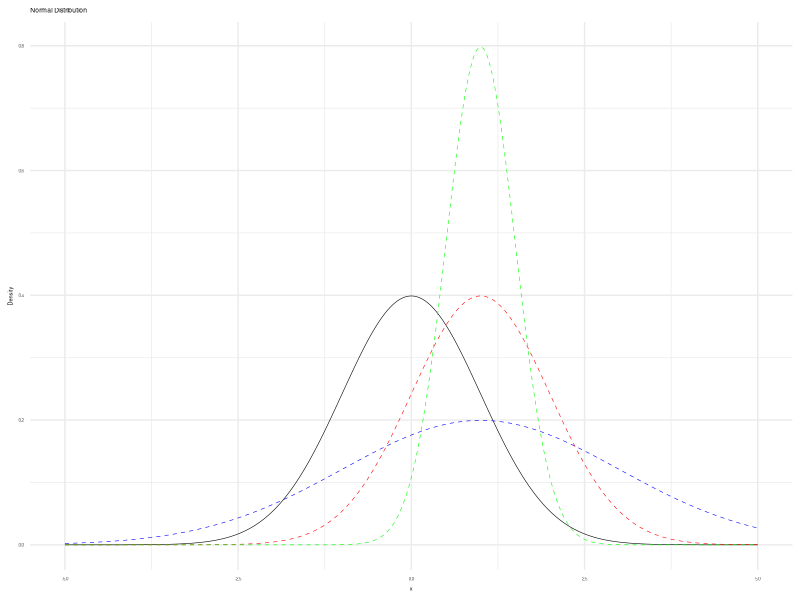

Recreate this plot in R.
# Load required libraries
library(ggplot2)

# Generate data points for x-axis
x <- seq(-5, 5, length.out = 1000)

# Calculate the corresponding y-values
# for the standard normal distribution
y_standard <- dnorm(x)

# Examples of distributions
# with different levels of kurtosis

# Standard normal distribution (Kurtosis = 0)
y_kurtosis_1 <- dnorm(x, mean = 1, sd = 1)

# Lower kurtosis
y_kurtosis_2 <- dnorm(x, mean = 1, sd = 0.5)

# Higher kurtosis
y_kurtosis_3 <- dnorm(x, mean = 1, sd = 2)

# Create data frames for plotting
df_standard <- data.frame(x = x, y = y_standard)
df_kurtosis_1 <- data.frame(x = x, y = y_kurtosis_1)
df_kurtosis_2 <- data.frame(x = x, y = y_kurtosis_2)
df_kurtosis_3 <- data.frame(x = x, y = y_kurtosis_3)

# Plot the normal distribution and
# distributions with different levels of kurtosis
plot <- ggplot() +
  geom_line(data = df_standard, color = "black",
    aes(x = x, y = y), linewidth = 0.2) +
  geom_line(data = df_kurtosis_1,
    aes(x = x, y = y), color = "red",
    linetype = "dashed", linewidth = 0.2) +
  geom_line(data = df_kurtosis_2,
    aes(x = x, y = y), color = "green",
    linetype = "dashed", linewidth = 0.2) +
  geom_line(data = df_kurtosis_3,
    aes(x = x, y = y), color = "blue",
    linetype = "dashed", linewidth = 0.2) +
  labs(x = "x", y = "Density",
    title = "Normal Distribution ",
      "with Different Kurtosis") +
  scale_linetype_manual(
    values = c("solid", "dashed", "dashed", "dashed"),
    labels = c(
      "Standard Normal", "Standard Kurtosis = 0",
      "Lower Kurtosis", "Higher Kurtosis")) +
  theme_minimal() +
  theme(
    text = element_text(size = 4))

# Save plot as PNG
ggsave("64-kurtosis.png", plot,
  width = 800, height = 400, units = "px")
